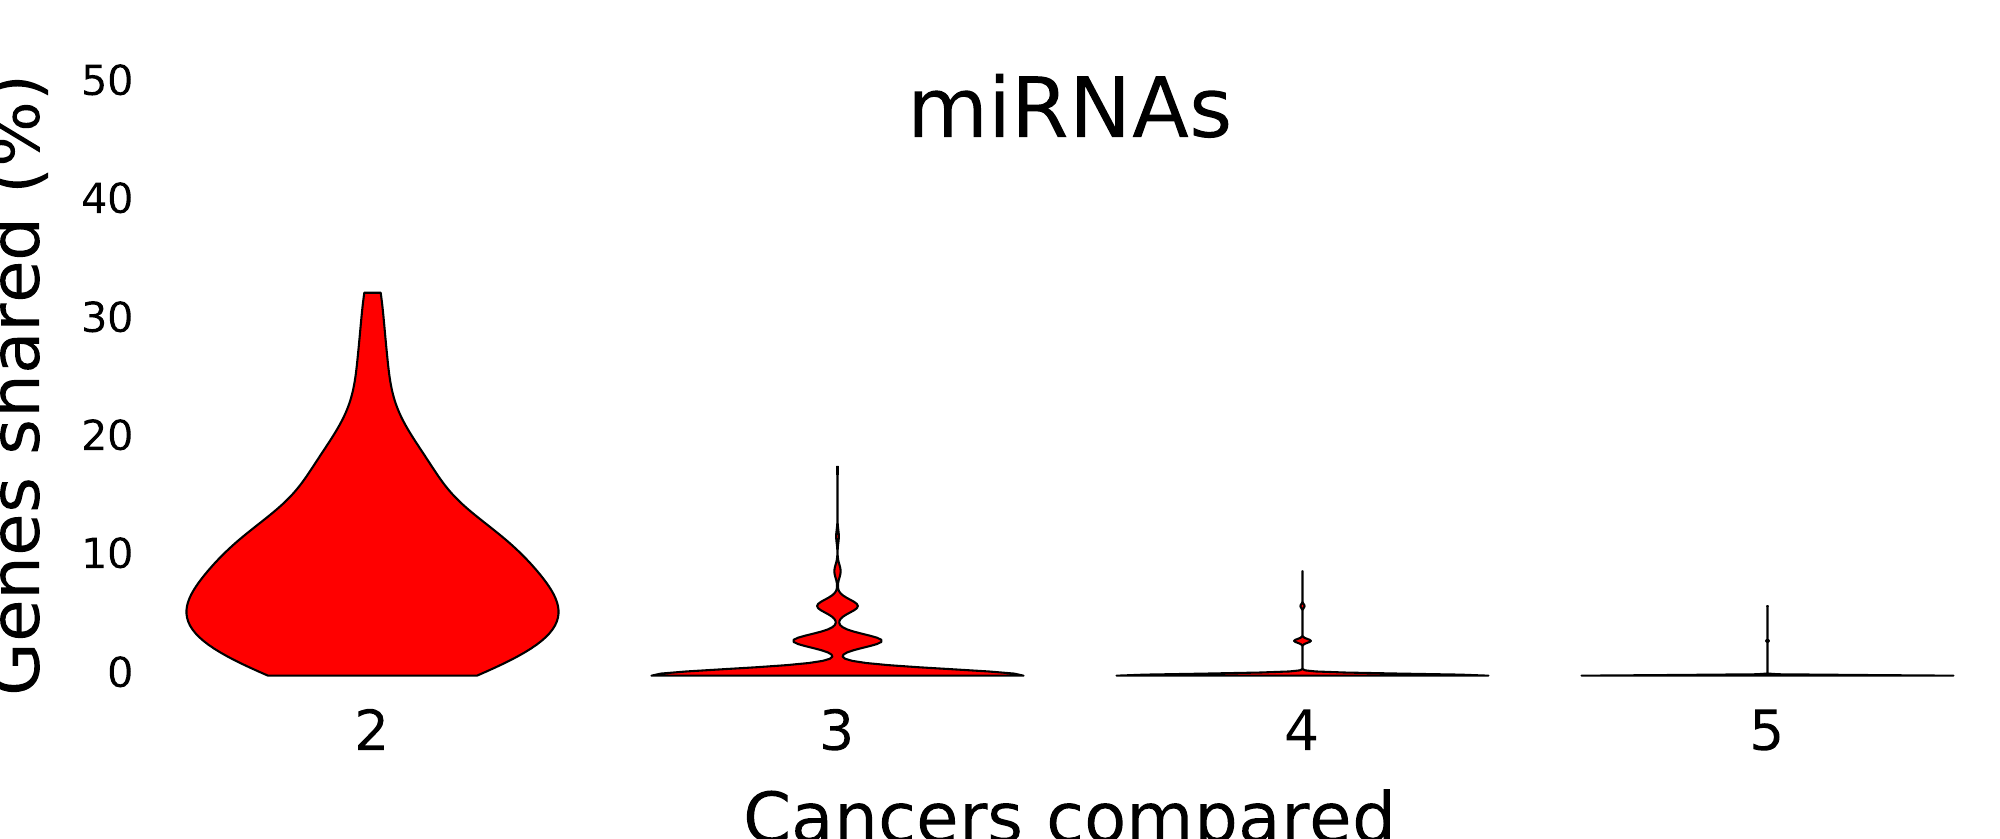

Generate this figure with Python:
##script for finding the overlap in the top 5% most significant genes in each cancer and plotting results

##load necessary modules
import pylab as plt
import numpy as np
import math
import os
from itertools import *


##BASE_DIR = os.path.dirname(os.path.dirname(os.path.dirname(os.path.dirname(os.path.abspath(__file__)))))
##
####get the 100 most significant genes for each cancer
##
####path to https://github.com/OmnesRes/onco_lnc repository
##f=open(os.path.join(BASE_DIR,'onco_lnc','mirna','cox','BLCA','coeffs_pvalues.txt'))
##BLCA=sorted([[j.split('\t')[0],float(j.split('\t')[-2])] for j in f],key=lambda x:x[-1])
##
##f=open(os.path.join(BASE_DIR,'onco_lnc','mirna','cox','BRCA','coeffs_pvalues.txt'))
##BRCA=sorted([[j.split('\t')[0],float(j.split('\t')[-2])] for j in f],key=lambda x:x[-1])
##                           
##f=open(os.path.join(BASE_DIR,'onco_lnc','mirna','cox','CESC','coeffs_pvalues.txt'))
##CESC=sorted([[j.split('\t')[0],float(j.split('\t')[-2])] for j in f],key=lambda x:x[-1])
##
##f=open(os.path.join(BASE_DIR,'onco_lnc','mirna','cox','COAD','coeffs_pvalues.txt'))
##COAD=sorted([[j.split('\t')[0],float(j.split('\t')[-2])] for j in f],key=lambda x:x[-1])
##
##f=open(os.path.join(BASE_DIR,'onco_lnc','mirna','cox','ESCA','coeffs_pvalues.txt'))
##ESCA=sorted([[j.split('\t')[0],float(j.split('\t')[-2])] for j in f],key=lambda x:x[-1])
##
##f=open(os.path.join(BASE_DIR,'onco_lnc','mirna','cox','HNSC','coeffs_pvalues.txt'))
##HNSC=sorted([[j.split('\t')[0],float(j.split('\t')[-2])] for j in f],key=lambda x:x[-1])
##
##f=open(os.path.join(BASE_DIR,'onco_lnc','mirna','cox','KIRC','coeffs_pvalues.txt'))
##KIRC=sorted([[j.split('\t')[0],float(j.split('\t')[-2])] for j in f],key=lambda x:x[-1])
##                           
##f=open(os.path.join(BASE_DIR,'onco_lnc','mirna','cox','KIRP','coeffs_pvalues.txt'))
##KIRP=sorted([[j.split('\t')[0],float(j.split('\t')[-2])] for j in f],key=lambda x:x[-1])
##
##f=open(os.path.join(BASE_DIR,'onco_lnc','mirna','cox','LAML','coeffs_pvalues.txt'))
##LAML=sorted([[j.split('\t')[0],float(j.split('\t')[-2])] for j in f],key=lambda x:x[-1])
##
##f=open(os.path.join(BASE_DIR,'onco_lnc','mirna','cox','LGG','coeffs_pvalues.txt'))
##LGG=sorted([[j.split('\t')[0],float(j.split('\t')[-2])] for j in f],key=lambda x:x[-1])
##
##f=open(os.path.join(BASE_DIR,'onco_lnc','mirna','cox','LIHC','coeffs_pvalues.txt'))
##LIHC=sorted([[j.split('\t')[0],float(j.split('\t')[-2])] for j in f],key=lambda x:x[-1])
##
##f=open(os.path.join(BASE_DIR,'onco_lnc','mirna','cox','LUAD','coeffs_pvalues.txt'))
##LUAD=sorted([[j.split('\t')[0],float(j.split('\t')[-2])] for j in f],key=lambda x:x[-1])
##
##f=open(os.path.join(BASE_DIR,'onco_lnc','mirna','cox','LUSC','coeffs_pvalues.txt'))
##LUSC=sorted([[j.split('\t')[0],float(j.split('\t')[-2])] for j in f],key=lambda x:x[-1])
##
##f=open(os.path.join(BASE_DIR,'onco_lnc','mirna','cox','OV','coeffs_pvalues.txt'))
##OV=sorted([[j.split('\t')[0],float(j.split('\t')[-2])] for j in f],key=lambda x:x[-1])
##
##f=open(os.path.join(BASE_DIR,'onco_lnc','mirna','cox','PAAD','coeffs_pvalues.txt'))
##PAAD=sorted([[j.split('\t')[0],float(j.split('\t')[-2])] for j in f],key=lambda x:x[-1])
##
##f=open(os.path.join(BASE_DIR,'onco_lnc','mirna','cox','READ','coeffs_pvalues.txt'))
##READ=sorted([[j.split('\t')[0],float(j.split('\t')[-2])] for j in f],key=lambda x:x[-1])
##
##f=open(os.path.join(BASE_DIR,'onco_lnc','mirna','cox','SARC','coeffs_pvalues.txt'))
##SARC=sorted([[j.split('\t')[0],float(j.split('\t')[-2])] for j in f],key=lambda x:x[-1])
##
##f=open(os.path.join(BASE_DIR,'onco_lnc','mirna','cox','SKCM','coeffs_pvalues.txt'))
##SKCM=sorted([[j.split('\t')[0],float(j.split('\t')[-2])] for j in f],key=lambda x:x[-1])
##
##f=open(os.path.join(BASE_DIR,'onco_lnc','mirna','cox','STAD','coeffs_pvalues.txt'))
##STAD=sorted([[j.split('\t')[0],float(j.split('\t')[-2])] for j in f],key=lambda x:x[-1])
##
##f=open(os.path.join(BASE_DIR,'onco_lnc','mirna','cox','UCEC','coeffs_pvalues.txt'))
##UCEC=sorted([[j.split('\t')[0],float(j.split('\t')[-2])] for j in f],key=lambda x:x[-1])
##
###determine genes in the population and make dictionaries
##
##all_cancers=[BLCA,BRCA,CESC,COAD,ESCA,HNSC,KIRC,KIRP,LAML,LGG,LIHC,LUAD,LUSC,OV,\
##             PAAD,READ,SARC,SKCM,STAD,UCEC]
##
##
##population={}
##for i in all_cancers:
##    for j in i:
##        population[j[0]]=''
##
##print len(population)
####figure out 5th percentile
##per_5=int(.05*len(population))
##print per_5
##values=[]
##
##for size in range(2,6):
##    print size
##    temp=[]
##    count=0
##    for i in combinations(all_cancers,size):
##        combined_list=[]
##        for j in i:
##            combined_list+=j[:per_5]
##        counts={}
##        for k in combined_list:
##            counts[k[0]]=counts.get(k[0],0)+1
##        count+=1
##        temp.append(len([gene for gene in counts if counts[gene]==size]))
##    values.append(temp)
##
##f=open('mirna_values.txt','w')
##f.write(str(values))
##f.close()


#5_per=34

f=open('mirna_values.txt')
values=eval(f.read())
values=[list(np.array(i)/34.0*100) for i in values]
fig=plt.figure(figsize=(20, 8.3844))  
ax = fig.add_subplot(111)
fig.subplots_adjust(bottom=.18)
fig.subplots_adjust(left=.07)
fig.subplots_adjust(right=1.00)

positions=[(i)/2.0 for i in range(len(values))]
violin_parts=ax.violinplot(values,positions=positions,showextrema=False,widths=.4)
for pc in violin_parts['bodies']:
    pc.set_facecolor('red')
    pc.set_edgecolor('black')
    pc.set_linewidths(1.5)
    pc.set_alpha(1.0)



ax.set_xticks(positions)
ax.set_xticklabels([str(i+2) for i in range(len(values))])
ax.tick_params(axis='y',length=0,width=0,direction='out',labelsize=30)
ax.tick_params(axis='x',length=0,labelsize=40,pad=15)
ax.spines['top'].set_visible(False)
ax.spines['right'].set_visible(False)
ax.spines['left'].set_visible(False)
ax.spines['bottom'].set_visible(False)
ax.spines['left'].set_position(['outward',0])
ax.yaxis.set_ticks_position('left')
ax.set_ylabel('Genes shared (%)',fontsize=50,labelpad=20)
ax.set_xlabel('Cancers compared',fontsize=50,labelpad=20)
ax.set_xlim(-.25,1.75)
ax.set_ylim(-1,50)
ax.set_title('miRNAs',fontsize=60,y=.9)
plt.savefig('mirnas.pdf')
plt.show()


